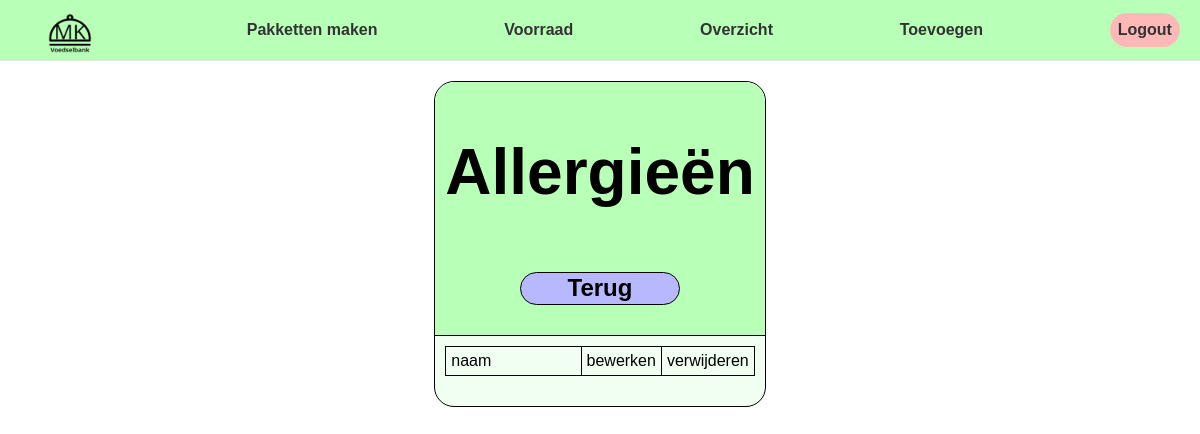
The page /allergieen/ (signed in) on the database as committed earlier.
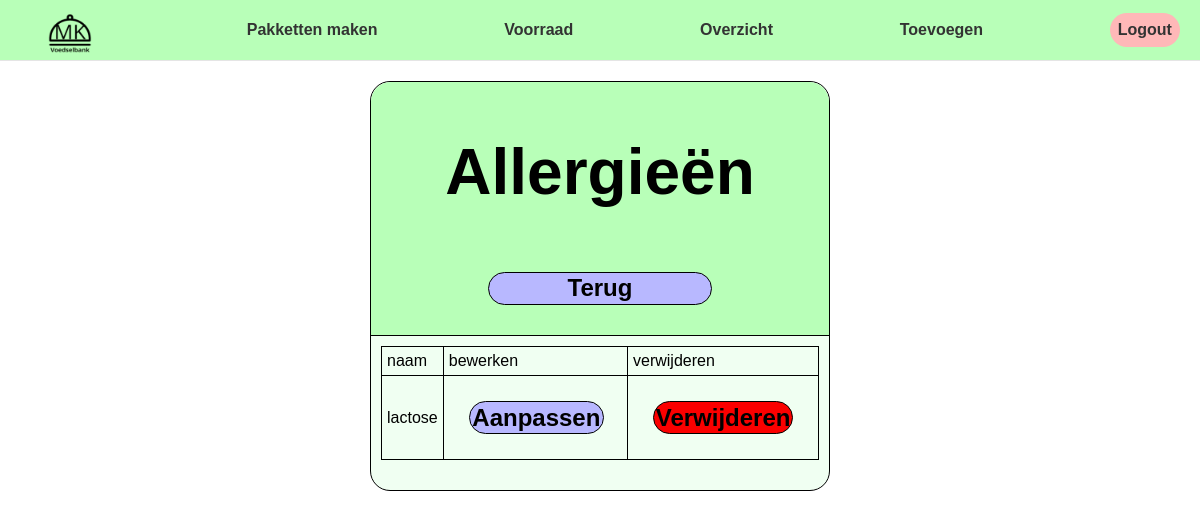
The same page on the database as committed later.
### klanten/models/alergie.py (models this page shows, shortened)
class Alergie(models.Model):
    name = models.CharField(max_length=100)

### directie/views/overzicht_allergieen.py (the view)
# urls.py: path('allergieen/', alergie, name='allergieen-overzicht'),
@login_required(login_url='')
def alergie(request):
    allergieen = Alergie.objects.all()
    context = {'allergieen': allergieen}
    return render(request, 'directie/alergieoverzicht.html', context)

### templates/directie/alergieoverzicht.html (shortened to what this page needs)
{% extends "../base.html" %}
{% load static %}
{% block stylesheets %}
    <link
      type="text/css"
      rel="stylesheet"
      href="../../static/css/overzicht.css"
    />
{% endblock %}
{% block content %}
    <div class="content">
      <div class="categorie">
        <div class="topbar">
          <div class="topbar_title">
            <h1>Allergieën</h1>
          </div>
          <a class="return_btn" href="{% url 'directie-homepage' %}">Terug</a>
        </div>
        <div class="content_tab">
          <div class="table">
            <table class="table">
            <tr class="row">
              <td class="collum"><p>naam</p></td>
              <td class="collum"><p>bewerken</p></td>
              <td class="collum"><p>verwijderen</p></td>
            </tr>
            {% for allergie in allergieen %}
                {% include "components/allergie-item.html" with allergie=allergie %}
            {% endfor %}
          </table>
          </div>
        </div>
      </div>
    </div>
{% endblock %}

### templates/components/allergie-item.html (shortened to what this page needs)
{% load static %}
<tr class="row">
    <td class="collum"><p>{{ allergie.name }}</p></td>
    <td class="collum"><a class="btn" href="{% url 'allergieen-aanpassen' id=allergie.id %}"><span>Aanpassen</span><a/></td>
    <td class="collum">
        <a class="rmvbtn" href="{% url 'verwijder_allergieen' id=allergie.id %}"><span>Verwijderen</span></a>
    </td>
</tr>

Rows that differ between the two databases and show on the page:
added Alergie: name "lactose"
